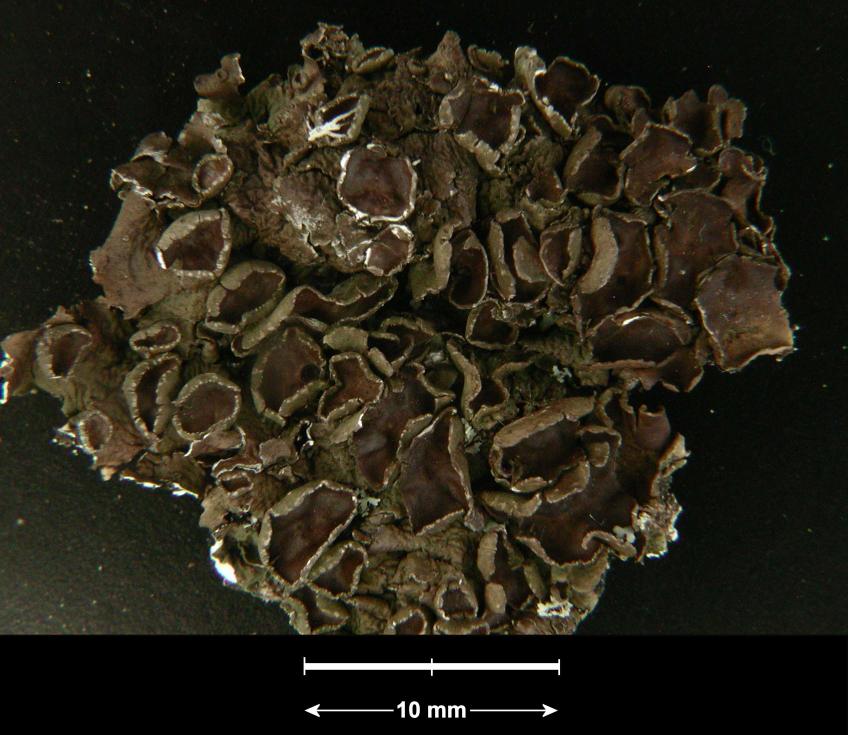
%> input picture Mean-shift/images/vip2.jpg, 2544 x 2204 px (shown at 1/3 size)
$ octave --eval "result = scalepropagationsift(imread('../../../Mean-shift/images/vip2.jpg'));"   (GNU Octave 9; MATLAB toolbox functions it lacks are replaced by stand-ins)
%> lines starting %> are read from the running program, lines starting %| are printed output that depends on the picture
function [features,featureMetrics,varargout] = scalepropagationsift(I)
% proptype can be
%
%   'geometric'     - propagate scale information from detected interest
%       points by considering only the spatial locations where scales were
%       detected.
%   'image-aware'   - scales are propagated as above, but using image
%       intensities in order to guide scale propagation.
%   'match-aware'   - consider the two images, propagating only the scales
%       of pixels that were selected as (sparse) key-points in both images.
%   see [1] for more details.
%
% weight_func can be
%   'exponential'       - Used exponential weights.
%   'linear' (default)  - Used the linear weights.
%
if size(I, 3) == 3
    gray_img = rgb2gray(I);
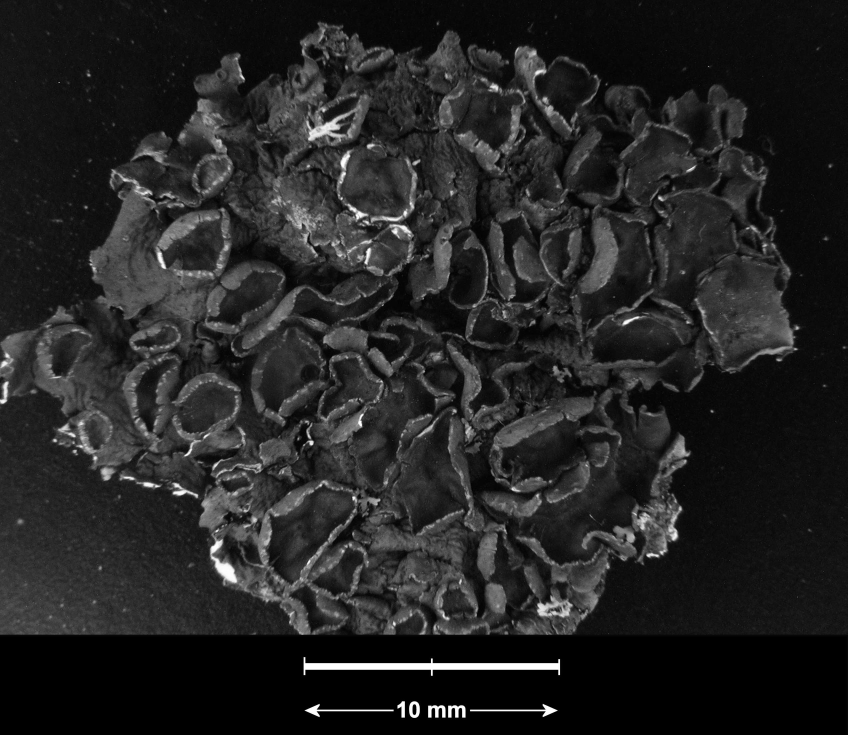
%> gray_img: size 2204x2544 uint8 (shown at 1/3 size); min 0, max 255, mean 36.2
end

[row,col,~] = size(I);
%> row = 2204; col = 2544

gray_img = im2single(gray_img);
%> gray_img: size 2204x2544 single
sImage1 = im2single(I(:,:,1));
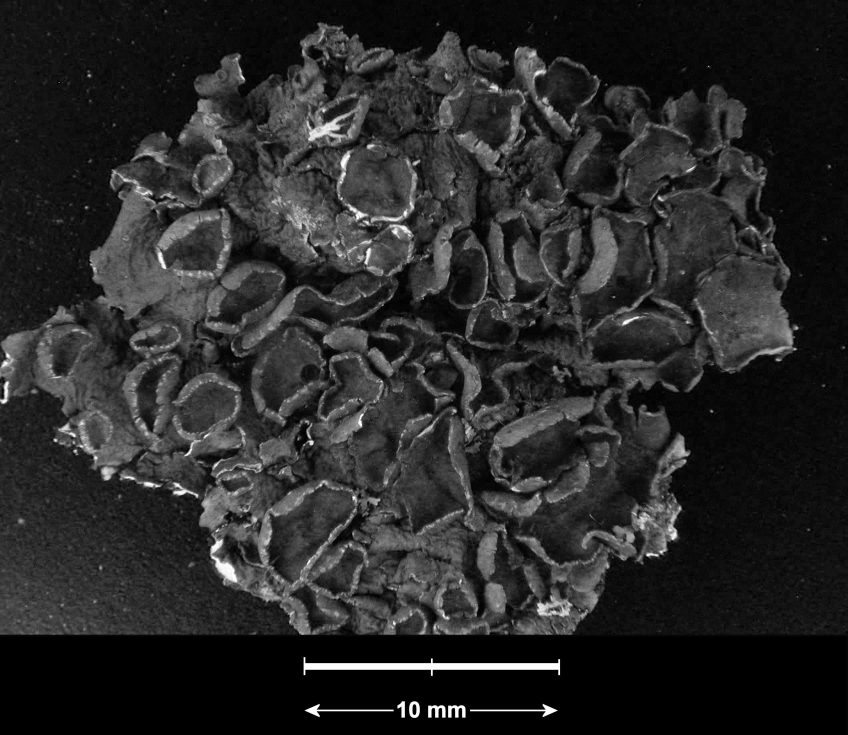
%> sImage1: size 2204x2544 single (shown at 1/3 size); min 0, max 1, mean 0.16
sImage2 = im2single(I(:,:,2));
sImage3 = im2single(I(:,:,3));
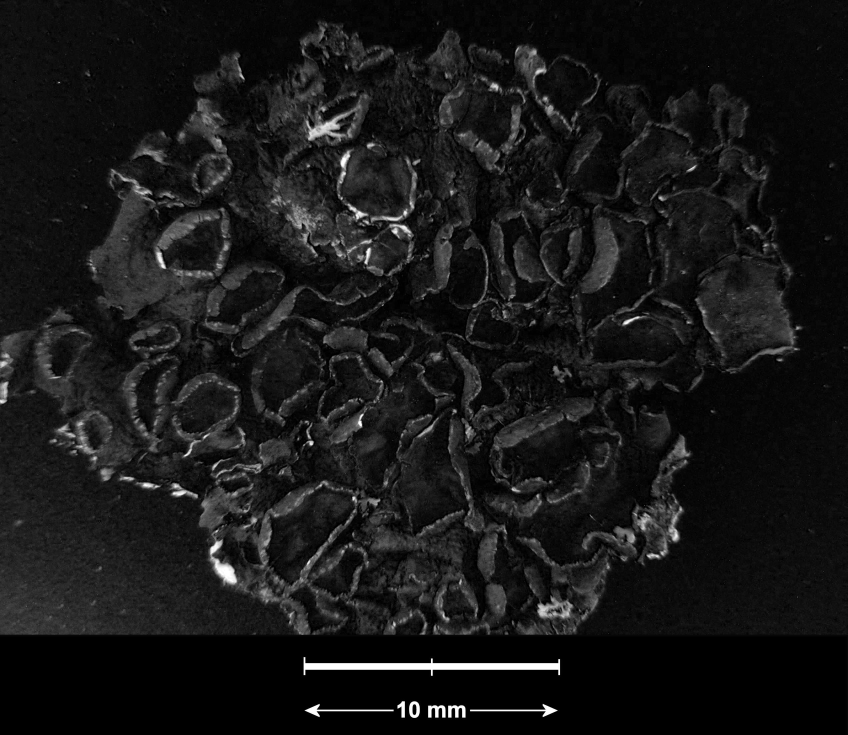
%> sImage3: size 2204x2544 single (shown at 1/3 size); min 0, max 1, mean 0.0923


N = row * col ;
%> N = 5606976
%> (the run ends here)
